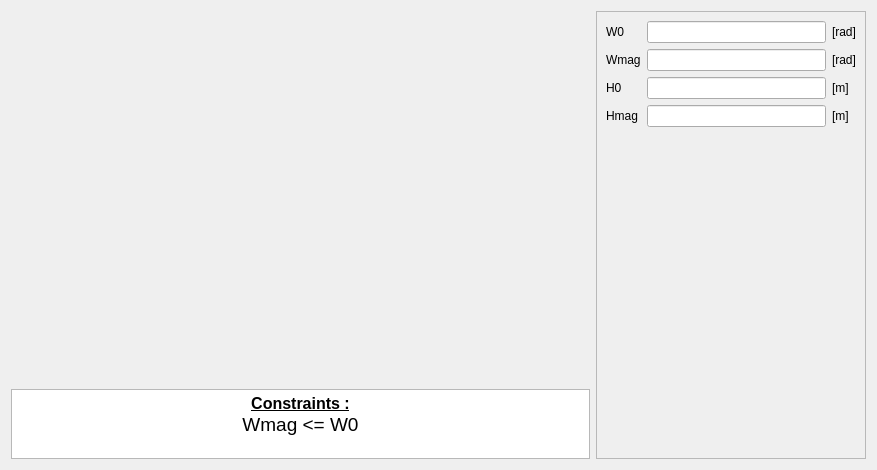
<?xml version="1.0" encoding="UTF-8"?>
<ui version="4.0">
 <class>PMSlot11</class>
 <widget class="QWidget" name="PMSlot11">
  <property name="geometry">
   <rect>
    <x>0</x>
    <y>0</y>
    <width>877</width>
    <height>470</height>
   </rect>
  </property>
  <property name="minimumSize">
   <size>
    <width>630</width>
    <height>470</height>
   </size>
  </property>
  <property name="maximumSize">
   <size>
    <width>16777215</width>
    <height>16777215</height>
   </size>
  </property>
  <property name="windowTitle">
   <string>Form</string>
  </property>
  <layout class="QHBoxLayout" name="horizontalLayout">
   <item>
    <layout class="QVBoxLayout" name="verticalLayout_2">
     <item>
      <widget class="QLabel" name="img_slot">
       <property name="sizePolicy">
        <sizepolicy hsizetype="Expanding" vsizetype="Expanding">
         <horstretch>0</horstretch>
         <verstretch>0</verstretch>
        </sizepolicy>
       </property>
       <property name="maximumSize">
        <size>
         <width>16777215</width>
         <height>16777215</height>
        </size>
       </property>
       <property name="text">
        <string/>
       </property>
       <property name="pixmap">
        <pixmap resource="../../../../Resources/pyleecan.qrc">:/images/images/MachineSetup/WMSlot/SlotM11.png</pixmap>
       </property>
       <property name="scaledContents">
        <bool>false</bool>
       </property>
       <property name="alignment">
        <set>Qt::AlignCenter</set>
       </property>
      </widget>
     </item>
     <item>
      <widget class="QTextEdit" name="txt_constraint">
       <property name="sizePolicy">
        <sizepolicy hsizetype="Expanding" vsizetype="Fixed">
         <horstretch>0</horstretch>
         <verstretch>0</verstretch>
        </sizepolicy>
       </property>
       <property name="maximumSize">
        <size>
         <width>16777215</width>
         <height>70</height>
        </size>
       </property>
       <property name="verticalScrollBarPolicy">
        <enum>Qt::ScrollBarAlwaysOff</enum>
       </property>
       <property name="html">
        <string>&lt;!DOCTYPE HTML PUBLIC &quot;-//W3C//DTD HTML 4.0//EN&quot; &quot;http://www.w3.org/TR/REC-html40/strict.dtd&quot;&gt;
&lt;html&gt;&lt;head&gt;&lt;meta name=&quot;qrichtext&quot; content=&quot;1&quot; /&gt;&lt;style type=&quot;text/css&quot;&gt;
p, li { white-space: pre-wrap; }
&lt;/style&gt;&lt;/head&gt;&lt;body style=&quot; font-family:'MS Shell Dlg 2'; font-size:7.8pt; font-weight:400; font-style:normal;&quot;&gt;
&lt;p align=&quot;center&quot; style=&quot; margin-top:0px; margin-bottom:0px; margin-left:0px; margin-right:0px; -qt-block-indent:0; text-indent:0px;&quot;&gt;&lt;span style=&quot; font-size:12pt; font-weight:600; text-decoration: underline;&quot;&gt;Constraints :&lt;/span&gt;&lt;/p&gt;
&lt;p align=&quot;center&quot; style=&quot; margin-top:0px; margin-bottom:0px; margin-left:0px; margin-right:0px; -qt-block-indent:0; text-indent:0px;&quot;&gt;&lt;span style=&quot; font-size:14pt;&quot;&gt;Wmag &amp;lt;= W0&lt;/span&gt;&lt;/p&gt;&lt;/body&gt;&lt;/html&gt;</string>
       </property>
       <property name="textInteractionFlags">
        <set>Qt::TextSelectableByKeyboard|Qt::TextSelectableByMouse</set>
       </property>
      </widget>
     </item>
    </layout>
   </item>
   <item>
    <widget class="QScrollArea" name="scrollArea">
     <property name="minimumSize">
      <size>
       <width>270</width>
       <height>0</height>
      </size>
     </property>
     <property name="maximumSize">
      <size>
       <width>270</width>
       <height>16777215</height>
      </size>
     </property>
     <property name="widgetResizable">
      <bool>true</bool>
     </property>
     <widget class="QWidget" name="scrollAreaWidgetContents">
      <property name="geometry">
       <rect>
        <x>0</x>
        <y>0</y>
        <width>268</width>
        <height>446</height>
       </rect>
      </property>
      <layout class="QVBoxLayout" name="verticalLayout">
       <item>
        <layout class="QGridLayout" name="gridLayout">
         <item row="1" column="0">
          <widget class="QLabel" name="in_Wmag">
           <property name="text">
            <string>Wmag</string>
           </property>
          </widget>
         </item>
         <item row="1" column="2">
          <widget class="QLabel" name="unit_Wmag">
           <property name="text">
            <string>[rad]</string>
           </property>
          </widget>
         </item>
         <item row="0" column="0">
          <widget class="QLabel" name="in_W0">
           <property name="text">
            <string>W0</string>
           </property>
          </widget>
         </item>
         <item row="0" column="2">
          <widget class="QLabel" name="unit_W0">
           <property name="text">
            <string>[rad]</string>
           </property>
          </widget>
         </item>
         <item row="2" column="2">
          <widget class="QLabel" name="unit_H0">
           <property name="text">
            <string>[m]</string>
           </property>
          </widget>
         </item>
         <item row="2" column="0">
          <widget class="QLabel" name="in_H0">
           <property name="text">
            <string>H0</string>
           </property>
          </widget>
         </item>
         <item row="3" column="2">
          <widget class="QLabel" name="unit_Hmag">
           <property name="text">
            <string>[m]</string>
           </property>
          </widget>
         </item>
         <item row="0" column="1">
          <widget class="FloatEdit" name="lf_W0">
           <property name="minimumSize">
            <size>
             <width>90</width>
             <height>0</height>
            </size>
           </property>
          </widget>
         </item>
         <item row="3" column="0">
          <widget class="QLabel" name="in_Hmag">
           <property name="text">
            <string>Hmag</string>
           </property>
          </widget>
         </item>
         <item row="2" column="1">
          <widget class="FloatEdit" name="lf_H0"/>
         </item>
         <item row="3" column="1">
          <widget class="FloatEdit" name="lf_Hmag"/>
         </item>
         <item row="1" column="1">
          <widget class="FloatEdit" name="lf_Wmag"/>
         </item>
        </layout>
       </item>
       <item>
        <spacer name="verticalSpacer">
         <property name="orientation">
          <enum>Qt::Vertical</enum>
         </property>
         <property name="sizeHint" stdset="0">
          <size>
           <width>20</width>
           <height>40</height>
          </size>
         </property>
        </spacer>
       </item>
       <item>
        <widget class="WWSlotOut" name="w_out" native="true"/>
       </item>
      </layout>
     </widget>
    </widget>
   </item>
  </layout>
 </widget>
 <customwidgets>
  <customwidget>
   <class>FloatEdit</class>
   <extends>QLineEdit</extends>
   <header>......GUI/Tools/FloatEdit.h</header>
  </customwidget>
  <customwidget>
   <class>WWSlotOut</class>
   <extends>QWidget</extends>
   <header>......GUI.Dialog.DMachineSetup.SWSlot.WWSlotOut.WWSlotOut.h</header>
   <container>1</container>
  </customwidget>
 </customwidgets>
 <tabstops>
  <tabstop>lf_W0</tabstop>
  <tabstop>lf_Wmag</tabstop>
  <tabstop>lf_H0</tabstop>
  <tabstop>lf_Hmag</tabstop>
  <tabstop>txt_constraint</tabstop>
 </tabstops>
 <resources>
  <include location="../../../../Resources/pyleecan.qrc"/>
  <include location="../../../../Resources/pyleecan.qrc"/>
 </resources>
 <connections/>
</ui>
